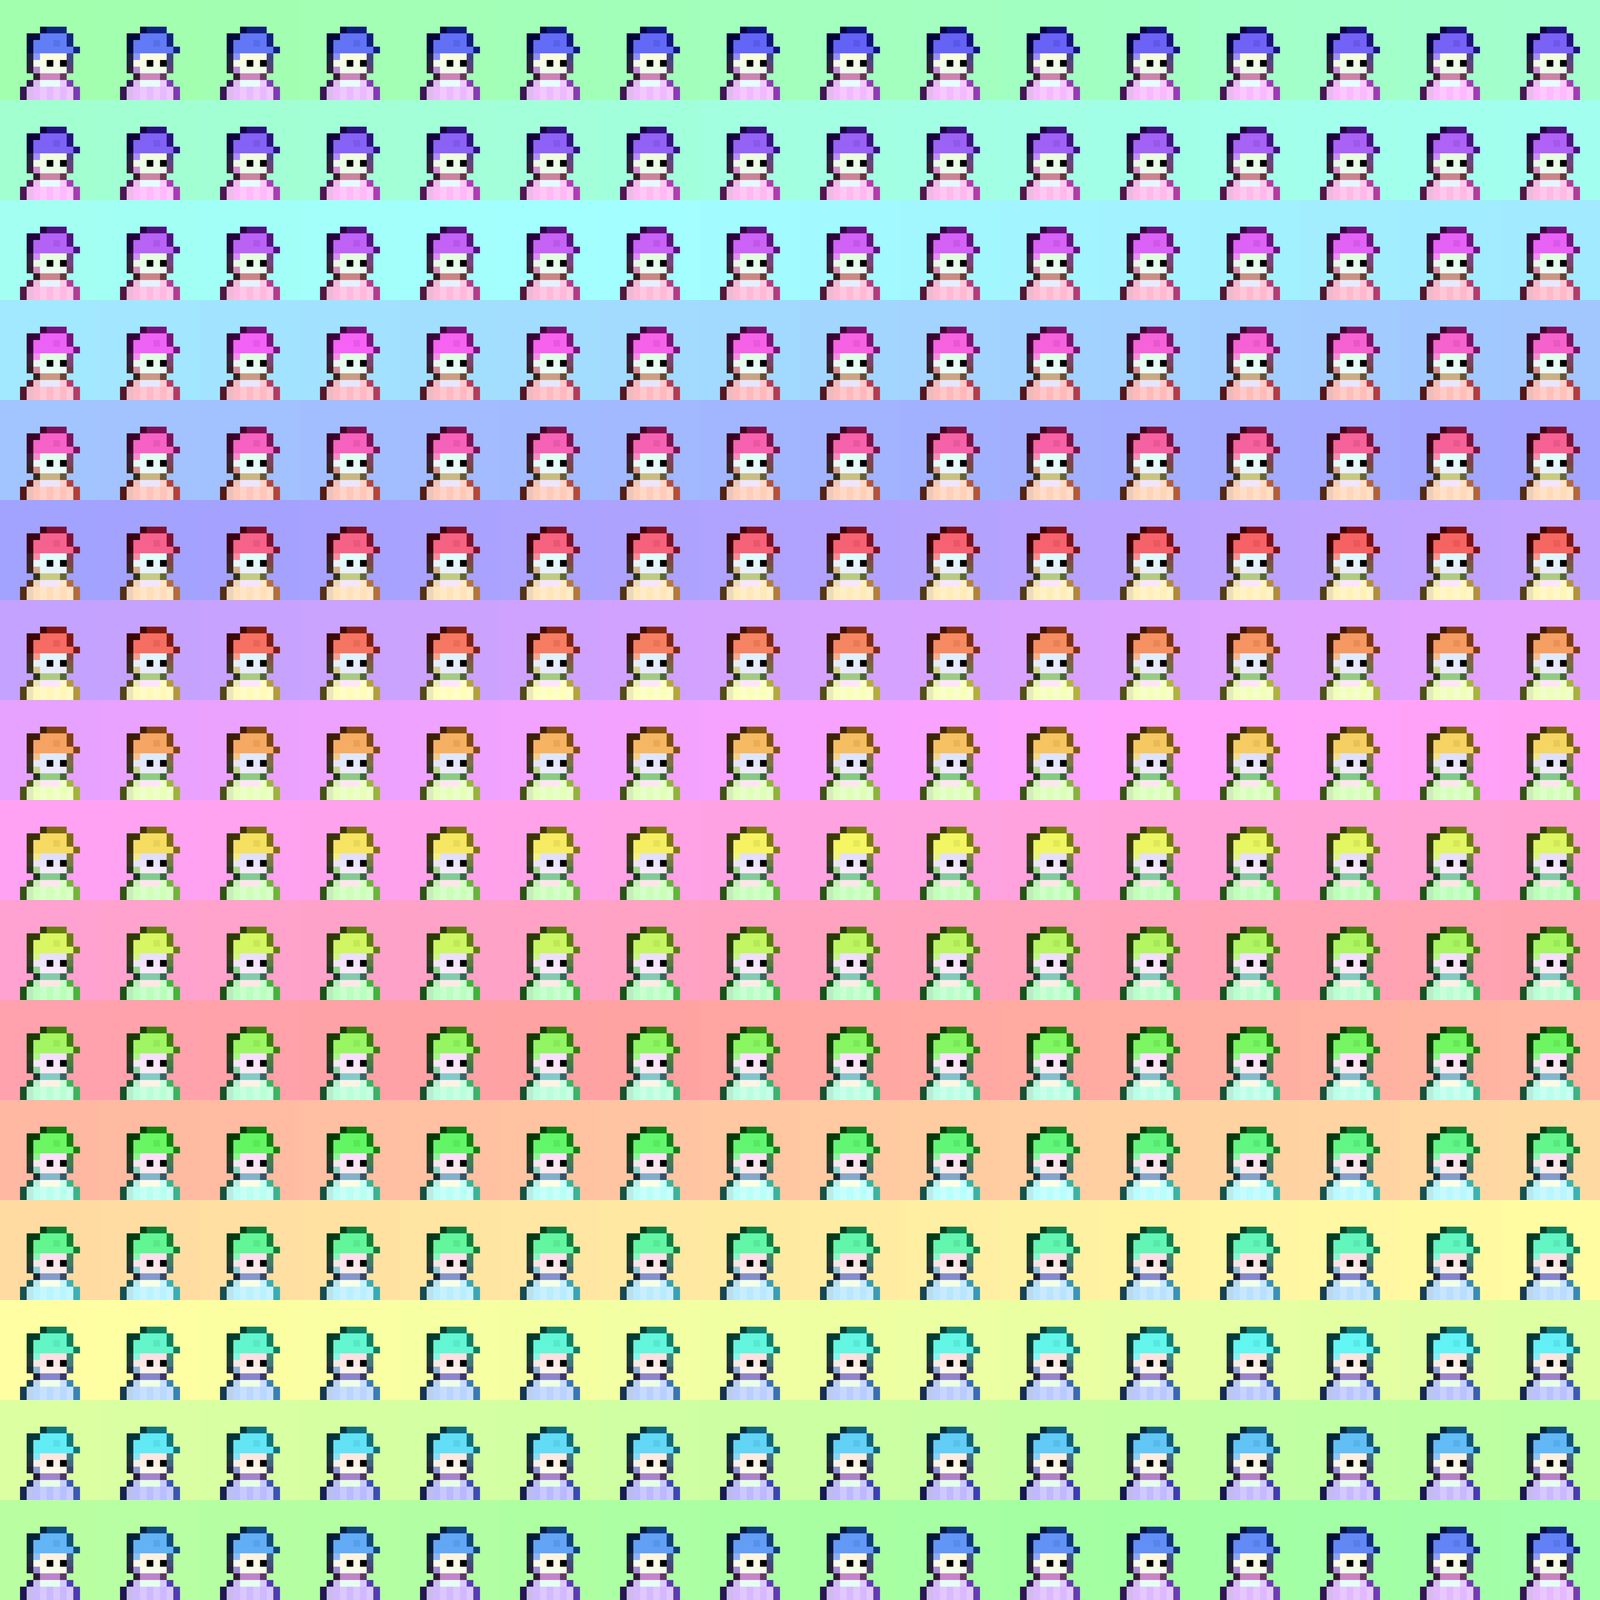

Reproduce this figure in Python.
import os
from PIL import Image

def create_collage(input_folder, output_filename, images_per_row, image_size):
    """
    Creates a collage from images in the input folder and saves it to the output filename.
    """
    # Gather all image paths and sort them numerically
    image_paths = [os.path.join(input_folder, f) for f in os.listdir(input_folder) if f.endswith('.png')]
    image_paths.sort(key=lambda f: int(os.path.splitext(os.path.basename(f))[0]))

    if not image_paths:
        raise ValueError("No images found in the input folder.")

    # Calculate the number of rows for the collage
    num_images = len(image_paths)
    num_rows = (num_images + images_per_row - 1) // images_per_row
    collage_width = images_per_row * image_size[0]
    collage_height = num_rows * image_size[1]

    # Create a new blank image for the collage
    collage = Image.new('RGBA', (collage_width, collage_height))

    # Place each image into the collage
    for index, image_path in enumerate(image_paths):
        with Image.open(image_path) as img:
            img = img.resize(image_size, Image.Resampling.LANCZOS)
            x = (index % images_per_row) * image_size[0]
            y = (index // images_per_row) * image_size[1]
            collage.paste(img, (x, y))

    collage.save(output_filename)

# Configuration
input_folder = 'colorized'
output_filename = 'collage.png'
images_per_row = 16  # Adjust as needed for the number of images per row
image_size = (100, 100)  # Size of each image in the collage

create_collage(input_folder, output_filename, images_per_row, image_size)
